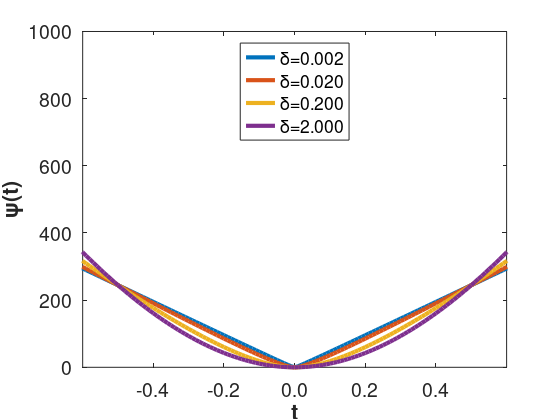
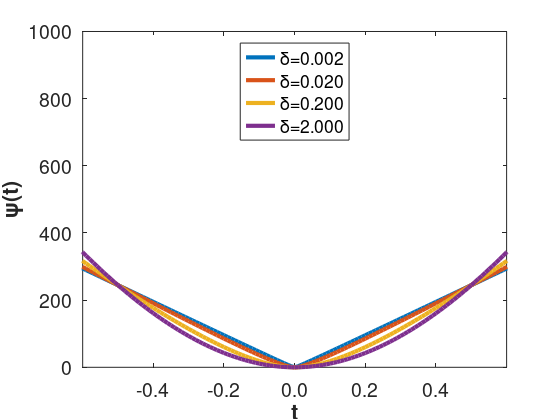
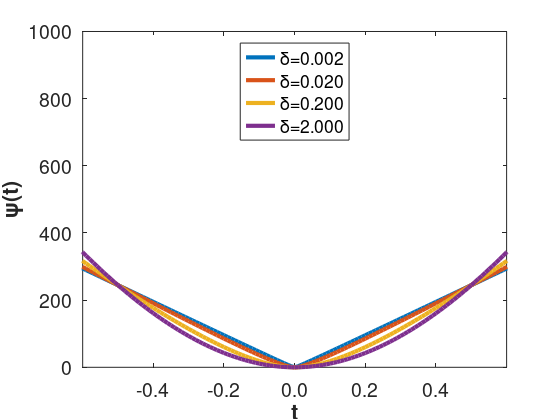
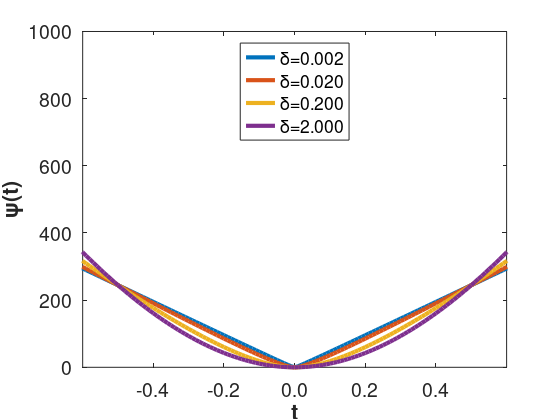

Reproduce these figures in MATLAB, in order.
%  *********************************************************************
%  Proyecto AR-PET. Comisión Nacional de Energía Atómica.
%  Autor: Martín Belzunce. UTN-FRBA.
%  Fecha de Creación: 24/02/2013
%  *********************************************************************
%
%  Grafico los priors.
clear all
close all
r = -256: 1 : 256; % Diferencia entre píxeles.
delta_Geman = 100;
delta_Herbert = 100;
delta_Green = 100;
%% Funciones de energía
h = figure;
plot(r,1/45.*r.^2./(1+(r./delta_Geman).^2), r, delta_Herbert.*log(1+(r./delta_Herbert).^2), ...
    r, delta_Green.*log(cosh(r./delta_Green)), 'LineWidth',3);
h2=legend('Geman-McClure', 'Hebert-Leahy', 'Green','Location','SouthEast');
set(h2, 'FontSize',16);
xlabel('r', 'FontSize',16);
ylabel('V(r)', 'FontSize',16);
set(h, 'Position', [100 100 800 600]);


%% LANGE
h = figure;
r = -1: 0.01 : 1; % Diferencia entre píxeles.
delta = [2e-3*max(abs(r)) 2e-2*max(abs(r)) 2e-1*max(abs(r)) 2*max(abs(r))];
[DELTA, R] = meshgrid(delta,r);
% Equalization factor:
scale_factor = (max(abs(r))./2./delta(1)-log(1+max(abs(r))./2./delta(1)))./(max(abs(r))./2./DELTA-log(1+max(abs(r))./2./DELTA));
lange = scale_factor.*(abs(R)./DELTA-log(1+abs(R)./DELTA));
plot(R,lange, 'LineWidth', 3);
for i = 1 : numel(delta)
    labels{i} = sprintf('\\delta=%.3f', delta(i));
end
hl = legend(labels, 'Location', 'North');
%title('Lange/Fair');
ylabel('\psi(t)', 'FontSize', 18, 'FontWeight', 'bold');
xlabel('t', 'FontSize', 18, 'FontWeight', 'bold');
xlim([-0.6 0.6]);
set(hl, 'FontSize', 13);
ticklabels = get(gca, 'XtickLabel');
set(gca, 'XtickLabel', ticklabels, 'FontSize', 14);
ticks = get(gca, 'Xtick');
for i = 1 : numel(ticks)
    newTickLabels{i} = num2str(ticks(i), '%.1f');
end
set(gca, 'XtickLabel', newTickLabels, 'FontSize',14);
% Save for publication:
set(gcf,'PaperPositionMode','auto');    % Para que lo guarde en el tamaño modificado.
%set(gcf,'InvertHardcopy','off');    % Para que lo gu[198.6 397.4 795 1986 3974];arde en el tamaño modificado.
fullFilename = ['/home/mab15/workspace/KCL/Publications/svn/2017_mic/poster/Lange'];
saveas(gca, [fullFilename], 'png');
saveas(gca, [fullFilename], 'epsc');
saveas(gca, [fullFilename], 'tif');
saveas(gca, [fullFilename], 'bmp');


%% Derivada
h = figure;
scale_factor = (max(abs(R))/2./(max(abs(R))./2+delta(1)))./(max(abs(R))/2./(max(abs(R))./2+delta));
dlange = scale_factor.*(abs(R)./(abs(R)+DELTA));
plot(R,dlange, 'LineWidth', 2);
for i = 1 : numel(delta)
    labels{i} = sprintf('\\delta=%d', delta(i));
end
legend(labels, 'Location', 'NorthWest');
title('Lange/Fair');
ylabel('\psi(t)');
xlabel('t');

%%
h = figure;
delta = [1, 20:20:100, 100:50:300];
delta = 1 : 2 :20;
[DELTA, R] = meshgrid(delta,r);
huber = zeros(size(DELTA));
huber(DELTA>=abs(R)) = R(DELTA>=abs(R)).^2/2;
huber(DELTA<abs(R)) = DELTA(DELTA<abs(R)).*R(DELTA<abs(R))-DELTA(DELTA<abs(R)).^2/2;
plot(R,huber, 'LineWidth', 2);
for i = 1 : numel(delta)
    labels{i} = sprintf('\\delta=%d', delta(i));
end
legend(labels, 'Location', 'NorthWest');
ylabel('\psi(t)');
xlabel('t');

h = figure;
[DELTA, R] = meshgrid(delta,r);
dhuber = zeros(size(DELTA));
dhuber(DELTA>=R) = R(DELTA>=R);
dhuber(DELTA<R) = DELTA(DELTA<R);
plot(R,dhuber, 'LineWidth', 2);
for i = 1 : numel(delta)
    labels{i} = sprintf('\\delta=%d', delta(i));
end
legend(labels, 'Location', 'NorthWest');
ylabel('\psi(t)');
xlabel('t');
